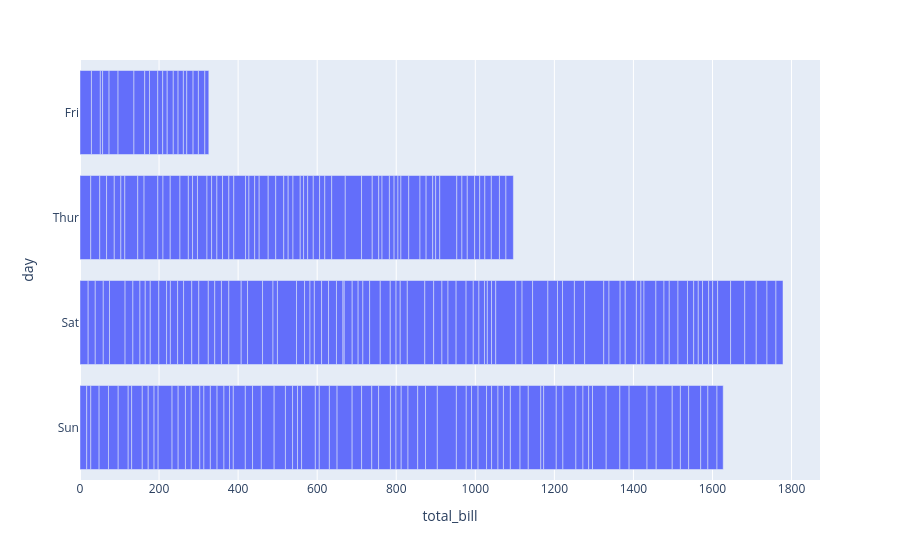

Write notebook code for a chart like this one.
### Code cell
# orientation = h for horizontal bar charts
px.bar(tips, x='total_bill', y='day', orientation='h', )

### Figure 1 — Plotly figure (JSON) as saved in the notebook; plotly's stock layout.template omitted (floating-point values rounded to 4 significant figures; data arrays with more than 128 entries replaced by an {"elided": "..."} marker saying what was removed)
{"data": [{"hovertemplate": "total_bill=%{x}<br>day=%{y}<extra></extra>", "legendgroup": "", "marker": {"color": "#636efa", "pattern": {"shape": ""}}, "name": "", "orientation": "h", "showlegend": false, "textposition": "auto", "type": "bar", "x": {"elided": "244 float values"}, "xaxis": "x", "y": {"elided": "244 str values"}, "yaxis": "y"}], "layout": {"barmode": "relative", "legend": {"tracegroupgap": 0}, "margin": {"t": 60}, "xaxis": {"anchor": "y", "domain": [0, 1], "title": {"text": "total_bill"}}, "yaxis": {"anchor": "x", "domain": [0, 1], "title": {"text": "day"}}}}
